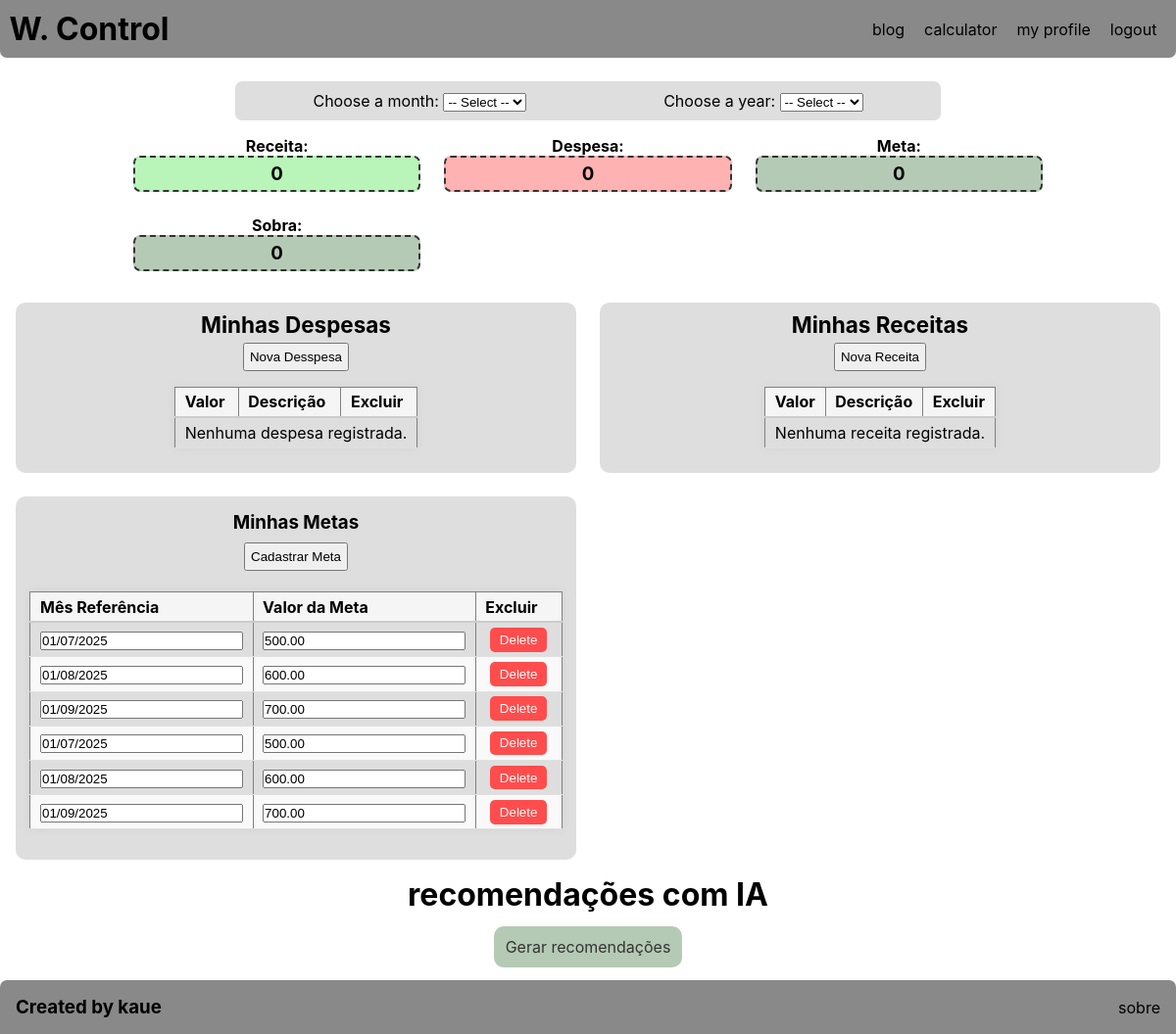
Before: / (signed in) with the older database file.
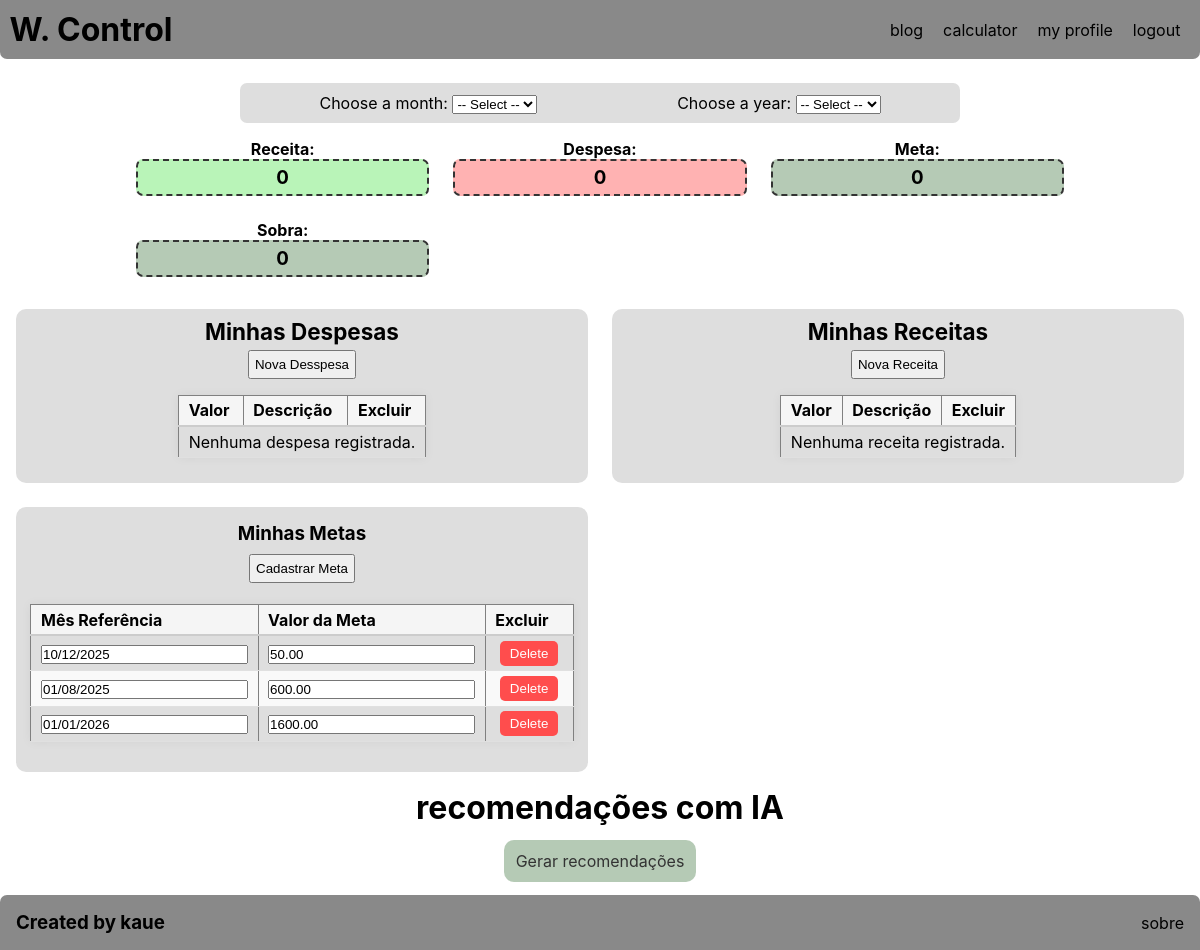
After: the same page with the newer database file.
### app/models.py (models this page shows, shortened)
class MetaPoupanca(db.Model):
    __tablename__ = 'metas_poupanca'
    id = db.Column(db.Integer, primary_key=True)
    usuario_id = db.Column(db.Integer, db.ForeignKey('usuarios.id'), nullable=False)
    mes_referencia = db.Column(db.Date, nullable=False)
    valor_meta = db.Column(db.Numeric(10, 2), nullable=False)

### app/views.py (the view)
@app.route('/')
@login_required
def home():
    mes = session.get('mes')
    ano = session.get('ano')
    todas_receitas = Receita.query.filter_by(usuario_id=current_user.id).all()
    todas_despesas = Despesa.query.filter_by(usuario_id=current_user.id).all()
    todas_metas = MetaPoupanca.query.filter_by(usuario_id=current_user.id).all()
    receitas = [
        r for r in todas_receitas
        if r.mes_referencia.strftime('%Y-%m-%d').split('-')[0] == str(ano)
        and r.mes_referencia.strftime('%Y-%m-%d').split('-')[1] == str(mes).zfill(2)
    ]
    despesas = [
        d for d in todas_despesas
        if d.mes_referencia.strftime('%Y-%m-%d').split('-')[0] == str(ano)
        and d.mes_referencia.strftime('%Y-%m-%d').split('-')[1] == str(mes).zfill(2)
    ]
    metas_comciltro = [
        m for m in todas_metas
        if m.mes_referencia.strftime('%Y-%m-%d').split('-')[0] == str(ano)
        and m.mes_referencia.strftime('%Y-%m-%d').split('-')[1] == str(mes).zfill(2)
    ]
    metas = current_user.metas
    total_receitas = sum([r.valor for r in receitas])
    total_despesas = sum([d.valor for d in despesas])
    total_metas = sum([m.valor_meta for m in metas_comciltro])
    sobra = total_receitas - total_despesas - total_metas
    return render_template(
        'home.html',
        despesas=despesas,
        receitas=receitas,
        metas=metas,
        total_despesas=total_despesas,
        total_receitas=total_receitas,
        meta_filtro=total_metas,
        sobra=sobra,
        mes=mes,
        ano=ano
    )

### app/views.py (called while the page is built)
@lm.user_loader
def user_loader(id):
    user = db.session.query(User).filter_by(id=id).first()
    return user

### app/templates/home.html (shortened to what the changed rows need)
{% extends 'base.html' %}
{% block content %}
    {% if current_user.is_authenticated %}
        <div class="grid-container">
            <div class="second-part item">
                <div class="second-part1">
                    <div class="div-d">
                        <table border="1" class="tableDespesas">
                            <thead>
                                <th>Valor</th>
                                <th>Descrição</th>
                                <th>Excluir</th>
                            </thead>
                        </table>
                    </div>
                </div>
            </div>
            <div class="item">
                <div class="second-part2">
                    <div class="div-r">
                        <table border="1" class="tableReceitas">
                            <thead>
                                <th>Valor</th>
                                <th>Descrição</th>
                                <th>Excluir</th>
                            </thead>
                        </table>
                    </div>
                </div>
            </div>
            <div class="metas item">
                <div class="meta2">
                    <table border="1" id="tableMetas"  >
                        <thead>
                            <th>Mês Referência</th>
                            <th>Valor da Meta</th>
                            <th>Excluir</th>
                        </thead>
                        {% for meta in metas %}
                            <tr>
                                <td>
                                    <form action="/update/{{ meta.id }}/mes_referencia" method="post">
                                        <input type="text" name="mes_referenciaForm" value="{{meta.mes_referencia.strftime('%d/%m/%Y') }}">
                                    </form>
                                </td>
                                <td>
                                    <form action="/update/{{ meta.id }}/valor_meta" method="post">
                                        <input type="text" name="valor_metaForm" value="{{ '%.2f'|format(meta.valor_meta) }}">
                                    </form>
                                </td>
                                <td>
                                    <form action="/delete/{{ meta.id }}/m" method="post">
                                        <button type="submit" class="excluir-btn">Delete</button>
                                    </form>
                                </td>
                            </tr>
                        {% else %}
                            <tr>
                                <td colspan="4">Nenhuma despesa registrada.</td>
                            </tr>
                        {% endfor %}
                    </table>
                </div>
            </div>
        </div>
        <div class="rec">
            <div class="rec-title">
                <h1>recomendações com IA</h1>
            </div>
        </div>
    {% else %}
        <h1>You are not logged in!</h1>
    {% endif %}
{% endblock %}

Changed rows visible on the page:
removed MetaPoupanca: mes_referenciaForm "01/07/2025", valor_metaForm "500.00"
removed MetaPoupanca: mes_referenciaForm "01/08/2025", valor_metaForm "600.00"
removed MetaPoupanca: mes_referenciaForm "01/09/2025", valor_metaForm "700.00"
changed MetaPoupanca (number 1 of 3 on the later page): mes_referenciaForm "01/07/2025" → "10/12/2025"; valor_metaForm "500.00" → "50.00"
changed MetaPoupanca (number 3 of 3 on the later page): mes_referenciaForm "01/09/2025" → "01/01/2026"; valor_metaForm "700.00" → "1600.00"
